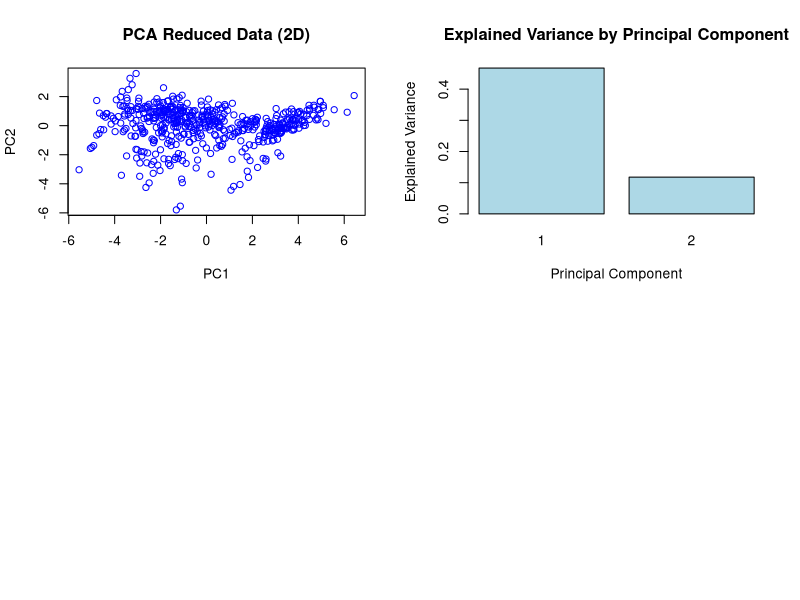

Here is the R script that generated this plot:
library(MASS)
data("Boston")

# Standardize the data
standardized_data <- scale(Boston)

# Calculate the covariance matrix
cov_matrix <- cov(standardized_data)

# Calculate eigenvalues and eigenvectors
eigen_result <- eigen(cov_matrix)
eigenvalues <- eigen_result$values
eigenvectors <- eigen_result$vectors

# Set the number of components to retain (e.g., 2 for visualization)
num_components <- 2

# Project data onto the selected principal components
reduced_data <- standardized_data %*% eigenvectors[, 1:num_components]

# Calculate explained variance
explained_variance <- sum(eigenvalues[1:num_components]) / sum(eigenvalues)

# Print explained variance
cat("Explained Variance:", explained_variance, "\n")

# Create a 2x2 grid of plots
par(mfrow = c(2, 2))

# Plot 1: Scatterplot of PC1 vs. PC2
plot(reduced_data[, 1], reduced_data[, 2], xlab = "PC1", ylab = "PC2", 
     main = "PCA Reduced Data (2D)", col = "blue")

# Plot 2: Explained Variance Bar Plot
barplot(eigenvalues[1:num_components] / sum(eigenvalues), 
        names.arg = 1:num_components, 
        xlab = "Principal Component", ylab = "Explained Variance",
        main = "Explained Variance by Principal Component", col = "lightblue")
